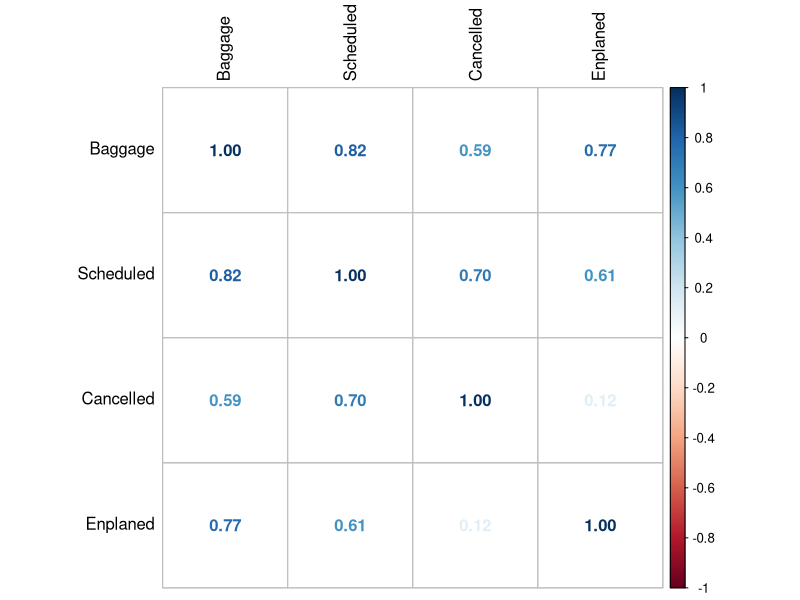
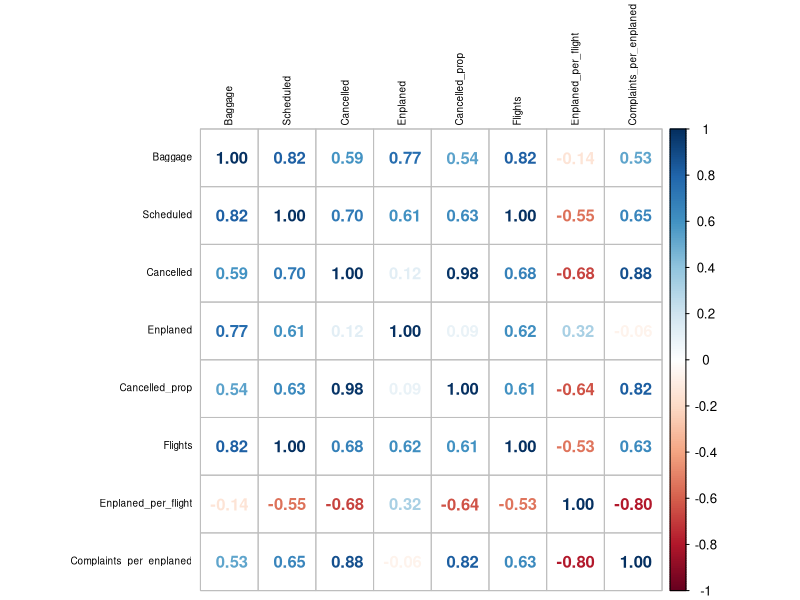

These figures' R source, in order:
## ---- chunk 1
knitr::opts_chunk$set(echo = TRUE)
library(lubridate)
library(dplyr)
library(forecast)
library(zoo)
library(ggplot2)
library(corrplot)
## ---- chunk 2
df <- read.csv("baggagecomplaints.csv")
head(df)
summary(df)
dim(df)
## ---- chunk 3
missing <- colSums(is.na(df))
print(missing)
## ---- chunk 4
#converting month and year to categorical 
df$Month <- factor(df$Month)
df$Year <- factor(df$Year)
df$Airline <- factor(df$Airline)
## ---- chunk 5
df.ts <- ts(df$Date, 
               start = c(2004), 
               end = c(2010), 
               frequency = 12)
## ---- chunk 6
numerical <- df[sapply(df, is.numeric)]
cor_matrix <- cor(numerical)
corrplot(cor_matrix,
         method = "number",
         tl.col = "black")
## ---- chunk 7
df$Cancelled_prop <- df$Cancelled / df$Scheduled
df$Flights <- df$Scheduled - df$Cancelled
df$Enplaned_per_flight <- df$Enplaned / df$Flights
df$Complaints_per_enplaned <- df$Baggage / df$Enplaned

## ---- chunk 8
numerical <- df[sapply(df, is.numeric)]
cor_matrix <- cor(numerical)
corrplot(cor_matrix,
         method = "number",
         tl.col = "black",
         tl.cex = 0.6)
## ---- chunk 9

